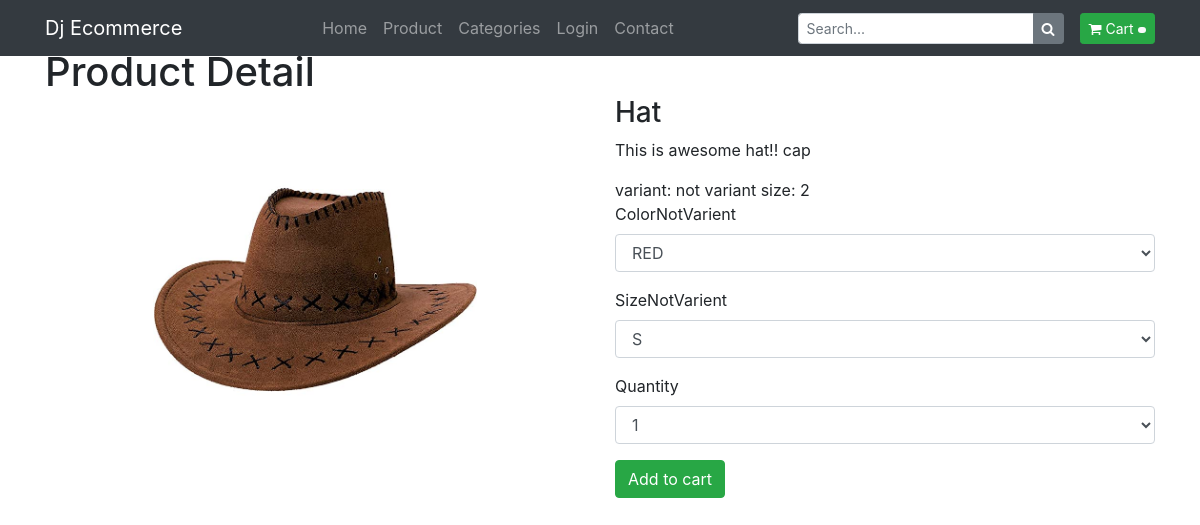
The app's page /product/hat/ with its own data.
### products/models.py (models this page shows, shortened)
class Product(models.Model):
	title			= models.CharField(max_length=120)
	slug			= models.SlugField(blank=True, unique=True)
	category 		= models.CharField(choices=CATEGORY_CHOICES, max_length=2, blank=True, null=True)
	description		= models.TextField()
	price			= models.DecimalField(decimal_places=2, max_digits=10, default=0.00)
	discount_price 	= models.FloatField(blank=True, null=True)
	image			= models.ImageField(upload_to=upload_image_path, null=True, blank=True)
	size			= models.ManyToManyField(Size, blank=True)
	color			= models.ManyToManyField(Color, blank=True)
	featured 		= models.BooleanField(default=False)
	active 			= models.BooleanField(default=True)
	objects = ProductManager()

### products/views.py (the view)
# urls.py: path('<slug:slug>/', ProductSlugDetailtView.as_view(), name='detail'),
class ProductSlugDetailtView(DetailView):
	template_name = "products/detail.html"
	def get_context_data(self, *args, **kwargs):
		context = super(ProductSlugDetailtView, self).get_context_data(*args, **kwargs)
		cart_obj, new_obj = Cart.objects.new_or_get(self.request)
		context['cart'] = cart_obj
		return context
	def get_object(self, *args, **kwargs):
		request = self.request
		slug = self.kwargs.get('slug')
		try:
			instance = Product.objects.get(slug=slug, active=True)
		except Product.DoesNotExist:
			raise Http404("Not found..")
		except Product.MultipleObjectsReturned:
			qs = Product.objects.filter(slug=slug, active=True)
			instance = qs.first()
		except:
			raise Http404("Uhhmmm ")
		return instance

### carts/models.py (called while the page is built)
def pre_save_cart_receiver(sender, instance, *args, **kwargs):
	if instance.subtotal > 0:
		instance.total = float(instance.subtotal) * float(1.08) # add taxes and delivery charge
	else:
		instance.total = 0.00

	def new_or_get(self, request):
		cart_id = request.session.get("cart_id", None)
		qs = self.get_queryset().filter(id=cart_id, ordered=False)
		if qs.count() == 1:
			new_obj = False
			cart_obj = qs.first()
			if request.user.is_authenticated and cart_obj.user is None:
				cart_obj.user = request.user
				cart_obj.save()
		else:
			cart_obj = Cart.objects.new(user=request.user)
			new_obj = True
			request.session['cart_id'] = cart_obj.id
		return cart_obj, new_obj

	def new(self, user=None):
		user_obj = None
		if user is not None:
			if user.is_authenticated:
				user_obj = user
		return self.model.objects.create(user=user_obj)

### orders/models.py (called while the page is built)
def post_save_cart_total(sender, instance, created, *args, **kwargs):
	if not created:
		cart_obj = instance
		cart_total = cart_obj.total
		cart_id = cart_obj.id
		qs = Cart.objects.filter(id=cart_id)
		if qs.count() == 1:
			order_obj = qs.first()

### products/models.py (called while the page is built)
	def __str__(self):
		return self.name

	def __str__(self):
		return self.name

	def active(self):
		return self.filter(active=True)

	def get_queryset(self):
		return ProductQuerySet(self.model, using=self._db)

	def all(self):
		return self.get_queryset().active()

### products/templates/products/detail.html (shortened to what this page needs)
{% extends 'base.html' %}
{% load static %}
{% block content %}
<div class="container mt-5">
	<div class="row mt-5">
		<div class="col-12 col-md-6 mx-auto">
		    <h1>Product Detail</h1>
		    <br />
		    {% if object.image %}
		    <img src="{{object.image.url}}" width="60%" height="60%" class="img-fluid mx-auto d-block" alt="image"/>
		    {% endif %}
		</div>
		<div class="col-12 col-md-6 mt-5 mx-auto">
			<h3> {{object.title}}</h3>
			<p class="text">{{object.description}}</p>
			{% include 'products/snippets/update-cart.html' with product=object cart=cart %}
		</div>
	</div>
</div>
{% endblock %}

### products/templates/products/snippets/not-product-variation.html
not variant size: {{product.size.count}}
				 {% if product.color.count > 0 %}
				 <div class="color">
				 	<div class="form-group">
					    <label for="exampleFormControlSelect1">ColorNotVarient</label>
					    <select class="form-control" id="exampleFormControlSelect1" required>
					    	{% for var in product.color.all %}
					      	<option value="{{var}}">{{var}}</option>
					      	{% endfor %}
					    </select>
					  </div>
				</div>
				 {% endif %}
				  {% if product.size.count > 0 %}
				 <div class="color">
				 	<div class="form-group">
					    <label for="exampleFormControlSelect1">SizeNotVarient</label>
					    <select class="form-control" id="exampleFormControlSelect1" required="True">
					    	{% for var in product.size.all %}
					      		<option value="{{var}}">{{var}}</option>
					      	{% endfor %}
					    </select>
					  </div>
				</div>
				 {% endif %}

### records on screen
Product: image (picture), title "Hat", description "This is awesome hat!! cap", size.count "2"

### other values on screen
form field value "RED"
form field value "S"
